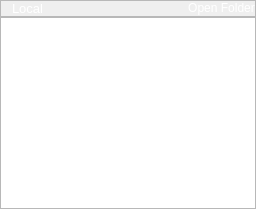
               <widget class="QWidget" name="nav_local_page">
                <property name="styleSheet">
                 <string notr="true">QPushButton{
color: rgb(255, 255, 255);
border:0px
}
QPushButton::hover{
background-color: rgb(0, 85, 255);
border: 2px solid rgb(0, 85, 255);
}</string>
                </property>
                <layout class="QVBoxLayout" name="verticalLayout_10">
                 <property name="spacing">
                  <number>0</number>
                 </property>
                 <property name="leftMargin">
                  <number>0</number>
                 </property>
                 <property name="topMargin">
                  <number>0</number>
                 </property>
                 <property name="rightMargin">
                  <number>0</number>
                 </property>
                 <property name="bottomMargin">
                  <number>0</number>
                 </property>
                 <item>
                  <widget class="QFrame" name="frame_3">
                   <property name="minimumSize">
                    <size>
                     <width>0</width>
                     <height>0</height>
                    </size>
                   </property>
                   <property name="frameShape">
                    <enum>QFrame::StyledPanel</enum>
                   </property>
                   <property name="frameShadow">
                    <enum>QFrame::Raised</enum>
                   </property>
                   <layout class="QHBoxLayout" name="horizontalLayout_9">
                    <property name="spacing">
                     <number>0</number>
                    </property>
                    <property name="leftMargin">
                     <number>11</number>
                    </property>
                    <property name="topMargin">
                     <number>0</number>
                    </property>
                    <property name="rightMargin">
                     <number>0</number>
                    </property>
                    <property name="bottomMargin">
                     <number>0</number>
                    </property>
                    <item>
                     <widget class="QLabel" name="local_label">
                      <property name="sizePolicy">
                       <sizepolicy hsizetype="Minimum" vsizetype="Fixed">
                        <horstretch>0</horstretch>
                        <verstretch>0</verstretch>
                       </sizepolicy>
                      </property>
                      <property name="font">
                       <font>
                        <pointsize>10</pointsize>
                       </font>
                      </property>
                      <property name="styleSheet">
                       <string notr="true">color: rgb(255, 255, 255);</string>
                      </property>
                      <property name="text">
                       <string>Local</string>
                      </property>
                     </widget>
                    </item>
                    <item>
                     <widget class="QPushButton" name="open_folder_btn">
                      <property name="sizePolicy">
                       <sizepolicy hsizetype="Fixed" vsizetype="Fixed">
                        <horstretch>0</horstretch>
                        <verstretch>0</verstretch>
                       </sizepolicy>
                      </property>
                      <property name="minimumSize">
                       <size>
                        <width>60</width>
                        <height>0</height>
                       </size>
                      </property>
                      <property name="toolTip">
                       <string>&lt;html&gt;&lt;head/&gt;&lt;body&gt;&lt;p&gt;&lt;span style=&quot; color:#000000;&quot;&gt;Open Folder&lt;/span&gt;&lt;/p&gt;&lt;/body&gt;&lt;/html&gt;</string>
                      </property>
                      <property name="text">
                       <string>Open Folder</string>
                      </property>
                      <property name="icon">
                       <iconset>
                        <normaloff>:/icons_white/icons_White/cil-folder-open.png</normaloff>:/icons_white/icons_White/cil-folder-open.png</iconset>
                      </property>
                     </widget>
                    </item>
                   </layout>
                  </widget>
                 </item>
                 <item>
                  <widget class="QTreeView" name="tree_view_local">
                   <property name="styleSheet">
                    <string notr="true">color: rgb(255, 255, 255);</string>
                   </property>
                  </widget>
                 </item>
                </layout>
               </widget>
